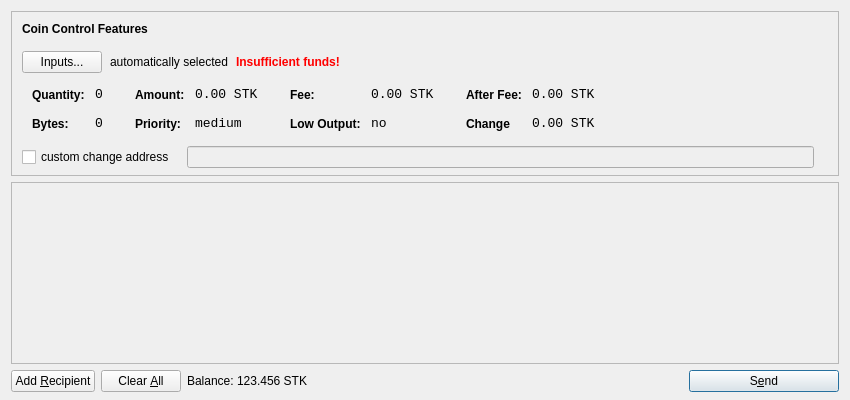
<?xml version="1.0" encoding="UTF-8"?>
<ui version="4.0">
 <class>SendCoinsDialog</class>
 <widget class="QDialog" name="SendCoinsDialog">
  <property name="geometry">
   <rect>
    <x>0</x>
    <y>0</y>
    <width>850</width>
    <height>400</height>
   </rect>
  </property>
  <property name="windowTitle">
   <string>Send Coins</string>
  </property>
  <layout class="QVBoxLayout" name="verticalLayout" stretch="0,1,0">
   <property name="bottomMargin">
    <number>8</number>
   </property>
   <item>
    <widget class="QFrame" name="frameCoinControl">
     <property name="sizePolicy">
      <sizepolicy hsizetype="Expanding" vsizetype="Expanding">
       <horstretch>0</horstretch>
       <verstretch>0</verstretch>
      </sizepolicy>
     </property>
     <property name="maximumSize">
      <size>
       <width>16777215</width>
       <height>16777215</height>
      </size>
     </property>
     <property name="frameShape">
      <enum>QFrame::StyledPanel</enum>
     </property>
     <property name="frameShadow">
      <enum>QFrame::Sunken</enum>
     </property>
     <layout class="QVBoxLayout" name="verticalLayoutCoinControl2">
      <property name="spacing">
       <number>-1</number>
      </property>
      <property name="leftMargin">
       <number>0</number>
      </property>
      <property name="topMargin">
       <number>0</number>
      </property>
      <property name="rightMargin">
       <number>0</number>
      </property>
      <property name="bottomMargin">
       <number>6</number>
      </property>
      <item>
       <layout class="QVBoxLayout" name="verticalLayoutCoinControl" stretch="0,0,0,0,1">
        <property name="spacing">
         <number>0</number>
        </property>
        <property name="leftMargin">
         <number>10</number>
        </property>
        <property name="topMargin">
         <number>10</number>
        </property>
        <item>
         <layout class="QHBoxLayout" name="horizontalLayoutCoinControl1">
          <property name="bottomMargin">
           <number>15</number>
          </property>
          <item>
           <widget class="QLabel" name="labelCoinControlFeatures">
            <property name="sizePolicy">
             <sizepolicy hsizetype="Preferred" vsizetype="Maximum">
              <horstretch>0</horstretch>
              <verstretch>0</verstretch>
             </sizepolicy>
            </property>
            <property name="font">
             <font>
              <weight>75</weight>
              <bold>true</bold>
             </font>
            </property>
            <property name="styleSheet">
             <string notr="true">font-weight:bold;</string>
            </property>
            <property name="text">
             <string>Coin Control Features</string>
            </property>
           </widget>
          </item>
         </layout>
        </item>
        <item>
         <layout class="QHBoxLayout" name="horizontalLayoutCoinControl2" stretch="0,0,0,0">
          <property name="spacing">
           <number>8</number>
          </property>
          <property name="bottomMargin">
           <number>10</number>
          </property>
          <item>
           <widget class="QPushButton" name="pushButtonCoinControl">
            <property name="styleSheet">
             <string notr="true"/>
            </property>
            <property name="text">
             <string>Inputs...</string>
            </property>
           </widget>
          </item>
          <item>
           <widget class="QLabel" name="labelCoinControlAutomaticallySelected">
            <property name="text">
             <string>automatically selected</string>
            </property>
            <property name="margin">
             <number>5</number>
            </property>
           </widget>
          </item>
          <item>
           <widget class="QLabel" name="labelCoinControlInsuffFunds">
            <property name="font">
             <font>
              <weight>75</weight>
              <bold>true</bold>
             </font>
            </property>
            <property name="styleSheet">
             <string notr="true">color:red;font-weight:bold;</string>
            </property>
            <property name="text">
             <string>Insufficient funds!</string>
            </property>
            <property name="margin">
             <number>5</number>
            </property>
           </widget>
          </item>
          <item>
           <spacer name="horizontalSpacerCoinControl">
            <property name="orientation">
             <enum>Qt::Horizontal</enum>
            </property>
            <property name="sizeHint" stdset="0">
             <size>
              <width>40</width>
              <height>1</height>
             </size>
            </property>
           </spacer>
          </item>
         </layout>
        </item>
        <item>
         <widget class="QWidget" name="widgetCoinControl" native="true">
          <property name="sizePolicy">
           <sizepolicy hsizetype="Preferred" vsizetype="Preferred">
            <horstretch>0</horstretch>
            <verstretch>0</verstretch>
           </sizepolicy>
          </property>
          <property name="minimumSize">
           <size>
            <width>0</width>
            <height>0</height>
           </size>
          </property>
          <property name="styleSheet">
           <string notr="true"/>
          </property>
          <layout class="QHBoxLayout" name="horizontalLayoutCoinControl5">
           <property name="margin">
            <number>0</number>
           </property>
           <item>
            <layout class="QHBoxLayout" name="horizontalLayoutCoinControl3" stretch="0,0,0,1">
             <property name="spacing">
              <number>20</number>
             </property>
             <property name="topMargin">
              <number>0</number>
             </property>
             <property name="bottomMargin">
              <number>10</number>
             </property>
             <item>
              <layout class="QFormLayout" name="formLayoutCoinControl1">
               <property name="horizontalSpacing">
                <number>10</number>
               </property>
               <property name="verticalSpacing">
                <number>14</number>
               </property>
               <property name="leftMargin">
                <number>10</number>
               </property>
               <property name="topMargin">
                <number>4</number>
               </property>
               <property name="rightMargin">
                <number>6</number>
               </property>
               <item row="0" column="0">
                <widget class="QLabel" name="labelCoinControlQuantityText">
                 <property name="styleSheet">
                  <string notr="true">font-weight:bold;</string>
                 </property>
                 <property name="text">
                  <string>Quantity:</string>
                 </property>
                 <property name="margin">
                  <number>0</number>
                 </property>
                </widget>
               </item>
               <item row="0" column="1">
                <widget class="QLabel" name="labelCoinControlQuantity">
                 <property name="font">
                  <font>
                   <family>Monospace</family>
                   <pointsize>10</pointsize>
                  </font>
                 </property>
                 <property name="cursor">
                  <cursorShape>IBeamCursor</cursorShape>
                 </property>
                 <property name="contextMenuPolicy">
                  <enum>Qt::ActionsContextMenu</enum>
                 </property>
                 <property name="text">
                  <string>0</string>
                 </property>
                 <property name="margin">
                  <number>0</number>
                 </property>
                 <property name="textInteractionFlags">
                  <set>Qt::LinksAccessibleByMouse|Qt::TextSelectableByKeyboard|Qt::TextSelectableByMouse</set>
                 </property>
                </widget>
               </item>
               <item row="1" column="0">
                <widget class="QLabel" name="labelCoinControlBytesText">
                 <property name="styleSheet">
                  <string notr="true">font-weight:bold;</string>
                 </property>
                 <property name="text">
                  <string>Bytes:</string>
                 </property>
                </widget>
               </item>
               <item row="1" column="1">
                <widget class="QLabel" name="labelCoinControlBytes">
                 <property name="font">
                  <font>
                   <family>Monospace</family>
                   <pointsize>10</pointsize>
                  </font>
                 </property>
                 <property name="cursor">
                  <cursorShape>IBeamCursor</cursorShape>
                 </property>
                 <property name="contextMenuPolicy">
                  <enum>Qt::ActionsContextMenu</enum>
                 </property>
                 <property name="text">
                  <string>0</string>
                 </property>
                 <property name="textInteractionFlags">
                  <set>Qt::LinksAccessibleByMouse|Qt::TextSelectableByKeyboard|Qt::TextSelectableByMouse</set>
                 </property>
                </widget>
               </item>
              </layout>
             </item>
             <item>
              <layout class="QFormLayout" name="formLayoutCoinControl2">
               <property name="horizontalSpacing">
                <number>10</number>
               </property>
               <property name="verticalSpacing">
                <number>14</number>
               </property>
               <property name="leftMargin">
                <number>6</number>
               </property>
               <property name="topMargin">
                <number>4</number>
               </property>
               <property name="rightMargin">
                <number>6</number>
               </property>
               <item row="0" column="0">
                <widget class="QLabel" name="labelCoinControlAmountText">
                 <property name="styleSheet">
                  <string notr="true">font-weight:bold;</string>
                 </property>
                 <property name="text">
                  <string>Amount:</string>
                 </property>
                 <property name="margin">
                  <number>0</number>
                 </property>
                </widget>
               </item>
               <item row="0" column="1">
                <widget class="QLabel" name="labelCoinControlAmount">
                 <property name="font">
                  <font>
                   <family>Monospace</family>
                   <pointsize>10</pointsize>
                  </font>
                 </property>
                 <property name="cursor">
                  <cursorShape>IBeamCursor</cursorShape>
                 </property>
                 <property name="contextMenuPolicy">
                  <enum>Qt::ActionsContextMenu</enum>
                 </property>
                 <property name="text">
                  <string>0.00 STK</string>
                 </property>
                 <property name="textInteractionFlags">
                  <set>Qt::LinksAccessibleByMouse|Qt::TextSelectableByKeyboard|Qt::TextSelectableByMouse</set>
                 </property>
                </widget>
               </item>
               <item row="1" column="0">
                <widget class="QLabel" name="labelCoinControlPriorityText">
                 <property name="styleSheet">
                  <string notr="true">font-weight:bold;</string>
                 </property>
                 <property name="text">
                  <string>Priority:</string>
                 </property>
                </widget>
               </item>
               <item row="1" column="1">
                <widget class="QLabel" name="labelCoinControlPriority">
                 <property name="font">
                  <font>
                   <family>Monospace</family>
                   <pointsize>10</pointsize>
                  </font>
                 </property>
                 <property name="cursor">
                  <cursorShape>IBeamCursor</cursorShape>
                 </property>
                 <property name="contextMenuPolicy">
                  <enum>Qt::ActionsContextMenu</enum>
                 </property>
                 <property name="text">
                  <string>medium</string>
                 </property>
                 <property name="textInteractionFlags">
                  <set>Qt::LinksAccessibleByMouse|Qt::TextSelectableByKeyboard|Qt::TextSelectableByMouse</set>
                 </property>
                </widget>
               </item>
              </layout>
             </item>
             <item>
              <layout class="QFormLayout" name="formLayoutCoinControl3">
               <property name="horizontalSpacing">
                <number>10</number>
               </property>
               <property name="verticalSpacing">
                <number>14</number>
               </property>
               <property name="leftMargin">
                <number>6</number>
               </property>
               <property name="topMargin">
                <number>4</number>
               </property>
               <property name="rightMargin">
                <number>6</number>
               </property>
               <item row="0" column="0">
                <widget class="QLabel" name="labelCoinControlFeeText">
                 <property name="styleSheet">
                  <string notr="true">font-weight:bold;</string>
                 </property>
                 <property name="text">
                  <string>Fee:</string>
                 </property>
                 <property name="margin">
                  <number>0</number>
                 </property>
                </widget>
               </item>
               <item row="0" column="1">
                <widget class="QLabel" name="labelCoinControlFee">
                 <property name="font">
                  <font>
                   <family>Monospace</family>
                   <pointsize>10</pointsize>
                  </font>
                 </property>
                 <property name="cursor">
                  <cursorShape>IBeamCursor</cursorShape>
                 </property>
                 <property name="contextMenuPolicy">
                  <enum>Qt::ActionsContextMenu</enum>
                 </property>
                 <property name="text">
                  <string>0.00 STK</string>
                 </property>
                 <property name="textInteractionFlags">
                  <set>Qt::LinksAccessibleByMouse|Qt::TextSelectableByKeyboard|Qt::TextSelectableByMouse</set>
                 </property>
                </widget>
               </item>
               <item row="1" column="0">
                <widget class="QLabel" name="labelCoinControlLowOutputText">
                 <property name="styleSheet">
                  <string notr="true">font-weight:bold;</string>
                 </property>
                 <property name="text">
                  <string>Low Output:</string>
                 </property>
                </widget>
               </item>
               <item row="1" column="1">
                <widget class="QLabel" name="labelCoinControlLowOutput">
                 <property name="font">
                  <font>
                   <family>Monospace</family>
                   <pointsize>10</pointsize>
                  </font>
                 </property>
                 <property name="cursor">
                  <cursorShape>IBeamCursor</cursorShape>
                 </property>
                 <property name="contextMenuPolicy">
                  <enum>Qt::ActionsContextMenu</enum>
                 </property>
                 <property name="text">
                  <string>no</string>
                 </property>
                 <property name="textInteractionFlags">
                  <set>Qt::LinksAccessibleByMouse|Qt::TextSelectableByKeyboard|Qt::TextSelectableByMouse</set>
                 </property>
                </widget>
               </item>
              </layout>
             </item>
             <item>
              <layout class="QFormLayout" name="formLayoutCoinControl4">
               <property name="horizontalSpacing">
                <number>10</number>
               </property>
               <property name="verticalSpacing">
                <number>14</number>
               </property>
               <property name="leftMargin">
                <number>6</number>
               </property>
               <property name="topMargin">
                <number>4</number>
               </property>
               <property name="rightMargin">
                <number>6</number>
               </property>
               <item row="0" column="0">
                <widget class="QLabel" name="labelCoinControlAfterFeeText">
                 <property name="styleSheet">
                  <string notr="true">font-weight:bold;</string>
                 </property>
                 <property name="text">
                  <string>After Fee:</string>
                 </property>
                 <property name="margin">
                  <number>0</number>
                 </property>
                </widget>
               </item>
               <item row="0" column="1">
                <widget class="QLabel" name="labelCoinControlAfterFee">
                 <property name="font">
                  <font>
                   <family>Monospace</family>
                   <pointsize>10</pointsize>
                  </font>
                 </property>
                 <property name="cursor">
                  <cursorShape>IBeamCursor</cursorShape>
                 </property>
                 <property name="contextMenuPolicy">
                  <enum>Qt::ActionsContextMenu</enum>
                 </property>
                 <property name="text">
                  <string>0.00 STK</string>
                 </property>
                 <property name="textInteractionFlags">
                  <set>Qt::LinksAccessibleByMouse|Qt::TextSelectableByKeyboard|Qt::TextSelectableByMouse</set>
                 </property>
                </widget>
               </item>
               <item row="1" column="0">
                <widget class="QLabel" name="labelCoinControlChangeText">
                 <property name="styleSheet">
                  <string notr="true">font-weight:bold;</string>
                 </property>
                 <property name="text">
                  <string>Change</string>
                 </property>
                </widget>
               </item>
               <item row="1" column="1">
                <widget class="QLabel" name="labelCoinControlChange">
                 <property name="font">
                  <font>
                   <family>Monospace</family>
                   <pointsize>10</pointsize>
                  </font>
                 </property>
                 <property name="cursor">
                  <cursorShape>IBeamCursor</cursorShape>
                 </property>
                 <property name="contextMenuPolicy">
                  <enum>Qt::ActionsContextMenu</enum>
                 </property>
                 <property name="text">
                  <string>0.00 STK</string>
                 </property>
                 <property name="textInteractionFlags">
                  <set>Qt::LinksAccessibleByMouse|Qt::TextSelectableByKeyboard|Qt::TextSelectableByMouse</set>
                 </property>
                </widget>
               </item>
              </layout>
             </item>
            </layout>
           </item>
          </layout>
         </widget>
        </item>
        <item>
         <layout class="QHBoxLayout" name="horizontalLayoutCoinControl4" stretch="0,0,0">
          <property name="spacing">
           <number>12</number>
          </property>
          <property name="sizeConstraint">
           <enum>QLayout::SetDefaultConstraint</enum>
          </property>
          <property name="topMargin">
           <number>5</number>
          </property>
          <property name="rightMargin">
           <number>5</number>
          </property>
          <item>
           <widget class="QCheckBox" name="checkBoxCoinControlChange">
            <property name="text">
             <string>custom change address</string>
            </property>
           </widget>
          </item>
          <item>
           <widget class="QLineEdit" name="lineEditCoinControlChange">
            <property name="enabled">
             <bool>false</bool>
            </property>
            <property name="sizePolicy">
             <sizepolicy hsizetype="Expanding" vsizetype="Fixed">
              <horstretch>0</horstretch>
              <verstretch>0</verstretch>
             </sizepolicy>
            </property>
           </widget>
          </item>
          <item>
           <widget class="QLabel" name="labelCoinControlChangeLabel">
            <property name="sizePolicy">
             <sizepolicy hsizetype="Preferred" vsizetype="Expanding">
              <horstretch>0</horstretch>
              <verstretch>0</verstretch>
             </sizepolicy>
            </property>
            <property name="minimumSize">
             <size>
              <width>0</width>
              <height>0</height>
             </size>
            </property>
            <property name="text">
             <string/>
            </property>
            <property name="margin">
             <number>3</number>
            </property>
           </widget>
          </item>
         </layout>
        </item>
        <item>
         <spacer name="verticalSpacerCoinControl">
          <property name="orientation">
           <enum>Qt::Vertical</enum>
          </property>
          <property name="sizeHint" stdset="0">
           <size>
            <width>800</width>
            <height>1</height>
           </size>
          </property>
         </spacer>
        </item>
       </layout>
      </item>
     </layout>
    </widget>
   </item>
   <item>
    <widget class="QScrollArea" name="scrollArea">
     <property name="widgetResizable">
      <bool>true</bool>
     </property>
     <widget class="QWidget" name="scrollAreaWidgetContents">
      <property name="geometry">
       <rect>
        <x>0</x>
        <y>0</y>
        <width>830</width>
        <height>165</height>
       </rect>
      </property>
      <layout class="QVBoxLayout" name="verticalLayout_2">
       <property name="margin">
        <number>0</number>
       </property>
       <item>
        <layout class="QVBoxLayout" name="entries">
         <property name="spacing">
          <number>6</number>
         </property>
        </layout>
       </item>
       <item>
        <spacer name="verticalSpacer">
         <property name="orientation">
          <enum>Qt::Vertical</enum>
         </property>
         <property name="sizeHint" stdset="0">
          <size>
           <width>20</width>
           <height>40</height>
          </size>
         </property>
        </spacer>
       </item>
      </layout>
     </widget>
    </widget>
   </item>
   <item>
    <layout class="QHBoxLayout" name="horizontalLayout">
     <item>
      <widget class="QPushButton" name="addButton">
       <property name="toolTip">
        <string>Send to multiple recipients at once</string>
       </property>
       <property name="text">
        <string>Add &amp;Recipient</string>
       </property>
       <property name="autoDefault">
        <bool>false</bool>
       </property>
      </widget>
     </item>
     <item>
      <widget class="QPushButton" name="clearButton">
       <property name="sizePolicy">
        <sizepolicy hsizetype="Minimum" vsizetype="Fixed">
         <horstretch>0</horstretch>
         <verstretch>0</verstretch>
        </sizepolicy>
       </property>
       <property name="toolTip">
        <string>Remove all transaction fields</string>
       </property>
       <property name="text">
        <string>Clear &amp;All</string>
       </property>
       <property name="autoRepeatDelay">
        <number>300</number>
       </property>
       <property name="autoDefault">
        <bool>false</bool>
       </property>
      </widget>
     </item>
     <item>
      <layout class="QHBoxLayout" name="horizontalLayout_2">
       <property name="spacing">
        <number>3</number>
       </property>
       <item>
        <widget class="QLabel" name="label">
         <property name="sizePolicy">
          <sizepolicy hsizetype="Preferred" vsizetype="Fixed">
           <horstretch>0</horstretch>
           <verstretch>0</verstretch>
          </sizepolicy>
         </property>
         <property name="text">
          <string>Balance:</string>
         </property>
        </widget>
       </item>
       <item>
        <widget class="QLabel" name="labelBalance">
         <property name="sizePolicy">
          <sizepolicy hsizetype="Preferred" vsizetype="Fixed">
           <horstretch>0</horstretch>
           <verstretch>0</verstretch>
          </sizepolicy>
         </property>
         <property name="cursor">
          <cursorShape>IBeamCursor</cursorShape>
         </property>
         <property name="text">
          <string>123.456 STK</string>
         </property>
         <property name="textInteractionFlags">
          <set>Qt::LinksAccessibleByMouse|Qt::TextSelectableByKeyboard|Qt::TextSelectableByMouse</set>
         </property>
        </widget>
       </item>
      </layout>
     </item>
     <item>
      <spacer name="horizontalSpacer">
       <property name="orientation">
        <enum>Qt::Horizontal</enum>
       </property>
       <property name="sizeHint" stdset="0">
        <size>
         <width>40</width>
         <height>20</height>
        </size>
       </property>
      </spacer>
     </item>
     <item>
      <widget class="QPushButton" name="sendButton">
       <property name="minimumSize">
        <size>
         <width>150</width>
         <height>0</height>
        </size>
       </property>
       <property name="toolTip">
        <string>Confirm the send action</string>
       </property>
       <property name="text">
        <string>S&amp;end</string>
       </property>
       <property name="icon">
        <iconset resource="../bitcoin.qrc">
         <normaloff>:/icons/send</normaloff>:/icons/send</iconset>
       </property>
       <property name="default">
        <bool>true</bool>
       </property>
      </widget>
     </item>
    </layout>
   </item>
  </layout>
 </widget>
 <resources>
  <include location="../bitcoin.qrc"/>
 </resources>
 <connections/>
</ui>
